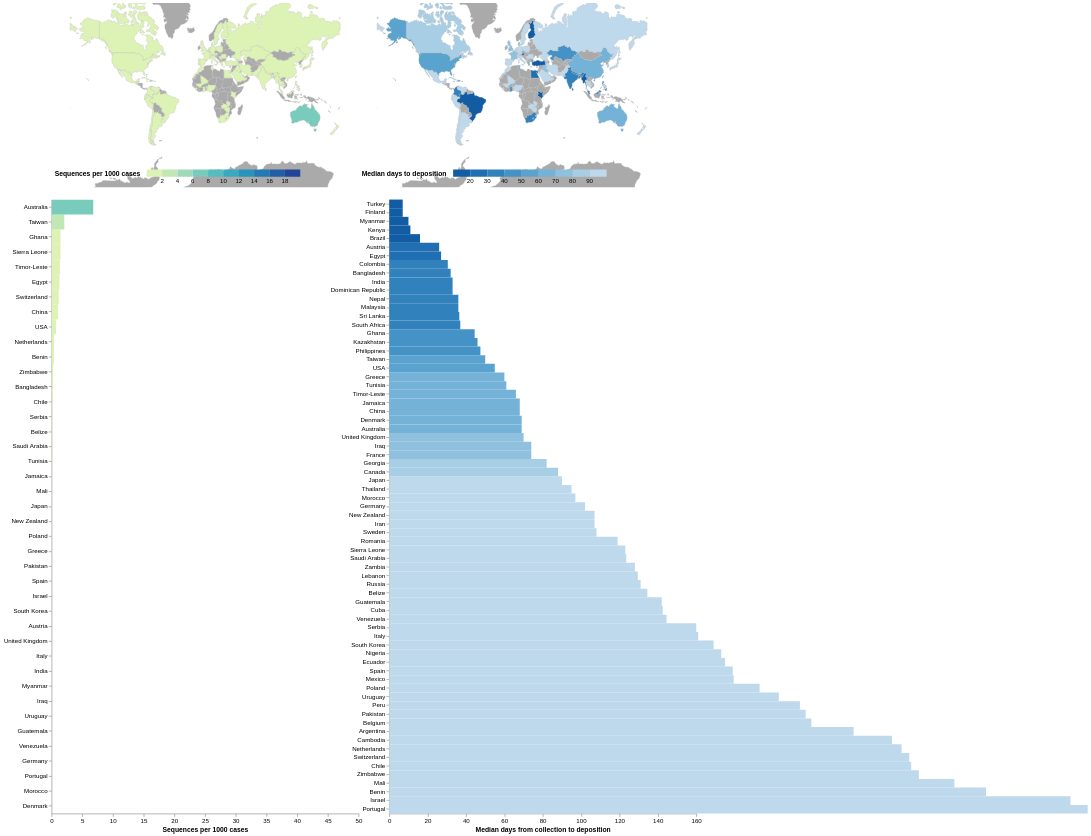

Vega-Lite specification for this chart:
### Vega specification from a JSON file in a GitHub repository (floating-point values rounded to 4 significant figures; data arrays with more than 128 entries replaced by an {"elided": "..."} marker saying what was removed)
{"$schema": "https://vega.github.io/schema/vega/v5.json", "description": "An interactive world map supporting pan and zoom.", "width": 1000, "height": 1300, "padding": 5, "signals": [{"name": "mapWidth", "update": "width / 2"}, {"name": "mapHeight", "update": "height - 1000"}, {"name": "chartXRange", "update": "[0, (width / 2) - 50]"}, {"name": "chartWidth", "update": "(width / 2) - 50"}, {"name": "chartHeight", "update": "height - 300"}, {"name": "chartX", "update": "mapWidth + 50"}, {"name": "chartY", "update": "mapHeight + 20"}, {"name": "tx", "update": "mapWidth / 2"}, {"name": "ty", "update": "mapHeight / 2"}, {"name": "scale", "value": 70, "on": [{"events": "[@seqMap:mouseover, @seqMap:mouseout] > wheel!, [@seqMapRect:mouseover, @seqMapRect:mouseout] > wheel!, [@turnaroundMap:mouseover, @turnaroundMap:mouseout] > wheel!, [@turnaroundMapRect:mouseover, @turnaroundMapRect:mouseout] > wheel!", "update": "clamp(scale * pow(1.0005, -event.deltaY * pow(16, event.deltaMode)), 70, 3000)"}]}, {"name": "angles", "value": [0, 0], "on": [{"events": "mousedown", "update": "[rotateX, centerY]"}]}, {"name": "cloned", "value": null, "on": [{"events": "mousedown", "update": "copy('projection')"}]}, {"name": "start", "value": null, "on": [{"events": "mousedown", "update": "invert(cloned, xy())"}]}, {"name": "drag", "value": null, "on": [{"events": "[@seqMapRect:mousedown, window:mouseup] > window:mousemove, [@seqMap:mousedown, window:mouseup] > window:mousemove, [@turnaroundMapRect:mousedown, window:mouseup] > window:mousemove, [@turnaroundMap:mousedown, window:mouseup] > window:mousemove", "update": "invert(cloned, xy())"}]}, {"name": "delta", "value": null, "on": [{"events": {"signal": "drag"}, "update": "[drag[0] - start[0], start[1] - drag[1]]"}]}, {"name": "rotateX", "value": 0, "on": [{"events": {"signal": "delta"}, "update": "angles[0] + delta[0]"}]}, {"name": "centerY", "value": 0, "on": [{"events": {"signal": "delta"}, "update": "clamp(angles[1] + delta[1], -60, 60)"}]}, {"name": "hoverCountry", "value": null, "on": [{"events": "@seqMap:mouseover, @turnaroundMap:mouseover, rect:mouseover", "update": "datum['Country_Region']"}, {"events": "@seqMap:mouseout, @turnaroundMap:mouseout, rect:mouseout", "update": "null"}, {"events": "@seqLabels:mouseover, @turnaroundLabels:mouseover", "update": "datum.value"}, {"events": "@seqLabels:mouseout, @turnaroundLabels:mouseout", "update": "null"}]}], "projections": [{"name": "projection", "type": "mercator", "scale": {"signal": "scale"}, "rotate": [{"signal": "rotateX"}, 0, 0], "center": [0, {"signal": "centerY"}], "translate": [{"signal": "tx"}, {"signal": "ty"}]}], "data": [{"name": "scores", "values": {"elided": "239 records"}}, {"name": "world", "urll": "https://raw.githubusercontent.com/vega/vega-datasets/master/data/world-110m.json", "format": {"type": "topojson", "feature": "countries"}, "values": {"type": "Topology", "transform": {"scale": [0.0036, 0.001693], "translate": [-180, -85.61]}, "objects": {"land": {"type": "MultiPolygon", "arcs": {"elided": "127 rows, 499 int values in total"}}, "countries": {"type": "GeometryCollection", "geometries": [{"type": "Polygon", "arcs": [[499, 500, 501, 502, 503, 504]], "id": 4}, {"type": "MultiPolygon", "arcs": [[[505, 506, 352, 507]], [[354, 508, 509]]], "id": 24}, {"type": "Polygon", "arcs": [[510, 511, 414, 512, 513, 514]], "id": 8}, {"type": "Polygon", "arcs": [[312, 515, 314, 516, 517]], "id": 784}, {"type": "MultiPolygon", "arcs": [[[518, 11]], [[519, 520, 521, 166, 522, 168, 523, 524]]], "id": 32}, {"type": "Polygon", "arcs": [[525, 526, 527, 528, 529]], "id": 51}, {"type": "MultiPolygon", "arcs": [[[0]], [[1]], [[2]], [[3]], [[4]], [[5]], [[6]], [[530, 531]]], "id": 10}, {"type": "Polygon", "arcs": [[13]], "id": 260}, {"type": "MultiPolygon", "arcs": [[[14]], [[24]]], "id": 36}, {"type": "Polygon", "arcs": [[532, 533, 534, 535, 536, 537, 538]], "id": 40}, {"type": "MultiPolygon", "arcs": [[[539, -528]], [[484, 540, 479, 541, -526, 542, 543]]], "id": 31}, {"type": "Polygon", "arcs": [[544, 545, 546]], "id": 108}, {"type": "Polygon", "arcs": [[547, 548, 549, 550, 437]], "id": 56}, {"type": "Polygon", "arcs": [[551, 552, 553, 554, 366]], "id": 204}, {"type": "Polygon", "arcs": [[555, 556, 557, -553, 558, 559]], "id": 854}, {"type": "Polygon", "arcs": [[560, 561, 289, 562]], "id": 50}, {"type": "Polygon", "arcs": [[563, 404, 564, 565, 566, 567]], "id": 100}, {"type": "MultiPolygon", "arcs": [[[71]], [[73]], [[74]]], "id": 44}, {"type": "Polygon", "arcs": [[568, 569, 570]], "id": 70}, {"type": "Polygon", "arcs": [[571, 572, 573, 574, 575]], "id": 112}, {"type": "Polygon", "arcs": [[576, 145, 577]], "id": 84}, {"type": "Polygon", "arcs": [[578, 579, 580, 581, -525]], "id": 68}, {"type": "Polygon", "arcs": [[-521, 582, -581, 583, 584, 585, 586, 587, 588, 164, 589]], "id": 76}, {"type": "Polygon", "arcs": [[48, 590]], "id": 96}, {"type": "Polygon", "arcs": [[591, 592]], "id": 64}, {"type": "Polygon", "arcs": [[593, 594, 595, 596]], "id": 72}, {"type": "Polygon", "arcs": [[597, 598, 599, 600, 601, 602, 603]], "id": 140}, {"type": "MultiPolygon", "arcs": [[[84]], [[85]], [[86]], [[87]], [[88]], [[96]], [[97]], [[99]], [[101]], [[103]], [[604, 107, 605, 109, 606, 111, 607, 113, 608, 115, 609, 117, 610, 199, 611, 201, 612, 215, 613, 217, 614, 219, 615, 221]], [[616, 223]], [[224]], [[225]], [[226]], [[227]], [[229]], [[230, 617, 232, 618]], [[235]], [[237]], [[238]], [[240]], [[241]], [[485]], [[486]], [[488]], [[489]], [[490]], [[496]], [[497]]], "id": 124}, {"type": "Polygon", "arcs": [[-536, 619, 620, 621]], "id": 756}, {"type": "MultiPolygon", "arcs": [[[-519, 622, 623, 624]], [[-524, 169, 625, 171, 626, -579]]], "id": 152}, {"type": "MultiPolygon", "arcs": [[[64]], [[627, 274, 628, 276, 629, 278, 630, 280, 631, 632, 633, 634, 635, -593, 636, 637, 638, 639, -503, 640, 641, 642, 643, 644, 645]]], "id": 156}, {"type": "Polygon", "arcs": [[369, 646, 647, 648, -556, 649]], "id": 384}, {"type": "Polygon", "arcs": [[650, 651, 652, 359, 653, 654, 655, 656, -604, 657]], "id": 120}, {"type": "Polygon", "arcs": [[658, 659, -545, 660, 661, 662, 663, -508, 353, -510, 664, -602, 665]], "id": 180}, {"type": "Polygon", "arcs": [[-509, 355, 666, -658, -603, -665]], "id": 178}, {"type": "Polygon", "arcs": [[667, 174, 668, 155, 669, -585, 670]], "id": 170}, {"type": "Polygon", "arcs": [[178, 671, 151, 672]], "id": 188}, {"type": "Polygon", "arcs": [[70]], "id": 192}, {"type": "Polygon", "arcs": [[77, 673]], "id": -99}, {"type": "Polygon", "arcs": [[76, -674]], "id": 196}, {"type": "Polygon", "arcs": [[-538, 674, 675, 676]], "id": 203}, {"type": "Polygon", "arcs": [[445, 677, -675, -537, -622, 678, 679, -549, 680, 441, 681]], "id": 276}, {"type": "Polygon", "arcs": [[337, 682, 683, 684]], "id": 262}, {"type": "MultiPolygon", "arcs": [[[92]], [[-682, 442, 685, 444]]], "id": 208}, {"type": "Polygon", "arcs": [[62, 686]], "id": 214}, {"type": "Polygon", "arcs": [[687, 688, 689, 690, 691, 384, 692, 693]], "id": 12}, {"type": "Polygon", "arcs": [[173, -668, 694]], "id": 218}, {"type": "Polygon", "arcs": [[333, 695, 696, 390, 697]], "id": 818}, {"type": "Polygon", "arcs": [[698, 699, 700, 336, -685]], "id": 232}, {"type": "Polygon", "arcs": [[431, 701, 433, 702, 427, 703, 429, 704]], "id": 724}, {"type": "Polygon", "arcs": [[450, 705, 706]], "id": 233}, {"type": "Polygon", "arcs": [[-684, 707, 708, 709, 710, 711, 712, -699]], "id": 231}, {"type": "Polygon", "arcs": [[713, 452, 714, 715, 455, 716, 717]], "id": 246}, {"type": "MultiPolygon", "arcs": [[[18]], [[19]], [[20]]], "id": 242}, {"type": "Polygon", "arcs": [[12]], "id": 238}, {"type": "MultiPolygon", "arcs": [[[82]], [[720, -679, -621, 721, 426, -703, 434, 722, 436, -551]]], "id": 250}, {"type": "Polygon", "arcs": [[718, 719, 163, -589]], "id": -98}, {"type": "Polygon", "arcs": [[356, 723, -651, -667]], "id": 266}, {"type": "MultiPolygon", "arcs": [[[724, 90]], [[725, 726, 727, 728, 729, 730, 731, 732]]], "id": 826}, {"type": "Polygon", "arcs": [[400, 733, -543, -530, 734]], "id": 268}, {"type": "Polygon", "arcs": [[368, -650, -560, 735]], "id": 288}, {"type": "Polygon", "arcs": [[736, 737, 374, 738, 739, 740, -648]], "id": 324}, {"type": "Polygon", "arcs": [[741, 377]], "id": 270}, {"type": "Polygon", "arcs": [[375, 742, -739]], "id": 624}, {"type": "Polygon", "arcs": [[357, -652, -724]], "id": 226}, {"type": "MultiPolygon", "arcs": [[[78]], [[407, 743, 409, 744, 411, 745, 413, -512, 746, -566, 747]]], "id": 300}, {"type": "Polygon", "arcs": [[498]], "id": 304}, {"type": "Polygon", "arcs": [[185, 748, -578, 146, 749, 750]], "id": 320}, {"type": "Polygon", "arcs": [[161, 751, -587, 752]], "id": 328}, {"type": "Polygon", "arcs": [[182, 753, 754, -750, 147, 755, 149, 756]], "id": 340}, {"type": "Polygon", "arcs": [[757, -571, 758, 417, 759, 419, 760, 761]], "id": 191}, {"type": "Polygon", "arcs": [[-687, 63]], "id": 332}, {"type": "Polygon", "arcs": [[-533, 762, 763, 764, 765, -762, 766]], "id": 348}, {"type": "MultiPolygon", "arcs": [[[26]], [[767, 30]], [[31]], [[32]], [[35]], [[36]], [[39]], [[40]], [[768, 43]], [[44]], [[45]], [[769, 50]], [[46]]], "id": 360}, {"type": "Polygon", "arcs": [[-639, 770, -637, -592, -636, 771, -563, 290, 772, 292, 773, 294, 774, 296, 775]], "id": 356}, {"type": "Polygon", "arcs": [[91, -725]], "id": 372}, {"type": "Polygon", "arcs": [[776, -505, 777, 300, 778, 302, 779, 780, 781, -540, -527, -542, 480]], "id": 364}, {"type": "Polygon", "arcs": [[782, 783, 784, 785, 786, -781, 787]], "id": 368}, {"type": "Polygon", "arcs": [[100]], "id": 352}, {"type": "Polygon", "arcs": [[788, 789, -698, 391, 790, 791, 792]], "id": 376}, {"type": "MultiPolygon", "arcs": [[[79]], [[80]], [[793, 421, 794, 423, 795, 425, -722, -620, -535]]], "id": 380}, {"type": "Polygon", "arcs": [[61]], "id": 388}, {"type": "Polygon", "arcs": [[796, -785, 797, 332, -790, 798, -793]], "id": 400}, {"type": "MultiPolygon", "arcs": [[[75]], [[81]], [[83]]], "id": 392}, {"type": "Polygon", "arcs": [[799, 800, 482, 801, -643, 802]], "id": 398}, {"type": "Polygon", "arcs": [[342, 803, 804, 805, -710, 806]], "id": 404}, {"type": "Polygon", "arcs": [[-803, -642, 807, 808]], "id": 417}, {"type": "Polygon", "arcs": [[809, 810, 811, 283]], "id": 116}, {"type": "Polygon", "arcs": [[265, 812, 267, 813]], "id": 410}, {"type": "Polygon", "arcs": [[-515, 814, 815, 816]], "id": 383}, {"type": "Polygon", "arcs": [[304, 817, -783]], "id": 414}, {"type": "Polygon", "arcs": [[818, 819, -634, 820, -811]], "id": 418}, {"type": "Polygon", "arcs": [[-791, 392, 821]], "id": 422}, {"type": "Polygon", "arcs": [[370, 822, 372, 823, -737, -647]], "id": 430}, {"type": "Polygon", "arcs": [[824, -694, 825, 388, 826, -697, 827, 828]], "id": 434}, {"type": "Polygon", "arcs": [[52]], "id": 144}, {"type": "Polygon", "arcs": [[829]], "id": 426}, {"type": "Polygon", "arcs": [[830, 448, 831, -572, 832]], "id": 440}, {"type": "Polygon", "arcs": [[-680, -721, -550]], "id": 442}, {"type": "Polygon", "arcs": [[449, -707, 833, -573, -832]], "id": 428}, {"type": "Polygon", "arcs": [[-692, 834, 835, 836, 837, 383]], "id": 504}, {"type": "Polygon", "arcs": [[838, 839]], "id": 498}, {"type": "Polygon", "arcs": [[23]], "id": 450}, {"type": "Polygon", "arcs": [[840, -577, -749, 186, 841, 188, 842, 190, 843, 192, 844, 194, 845]], "id": 484}, {"type": "Polygon", "arcs": [[-817, 846, -567, -747, -511]], "id": 807}, {"type": "Polygon", "arcs": [[847, -689, 848, -557, -649, -741, 849]], "id": 466}, {"type": "Polygon", "arcs": [[287, -561, -772, -635, -820, 850]], "id": 104}, {"type": "Polygon", "arcs": [[416, -759, -570, 851, -815, -514, 852]], "id": 499}, {"type": "Polygon", "arcs": [[853, -645]], "id": 496}, {"type": "Polygon", "arcs": [[854, 344, 855, 856, 347, 857, 858, 859, 860, 861, 862]], "id": 508}, {"type": "Polygon", "arcs": [[863, 379, 864, -690, -848]], "id": 478}, {"type": "Polygon", "arcs": [[-863, 865, 866]], "id": 454}, {"type": "MultiPolygon", "arcs": [[[285, 867]], [[-770, 47, -591, 49]]], "id": 458}, {"type": "Polygon", "arcs": [[351, -507, 868, -595, 869]], "id": 516}, {"type": "Polygon", "arcs": [[17]], "id": 540}, {"type": "Polygon", "arcs": [[-558, -849, -688, -825, 870, -656, 871, -554]], "id": 562}, {"type": "Polygon", "arcs": [[361, 872, 363, 873, 365, -555, -872, -655]], "id": 566}, {"type": "Polygon", "arcs": [[179, 874, 181, -757, 150, -672]], "id": 558}, {"type": "Polygon", "arcs": [[-681, -548, 438, 875, 440]], "id": 528}, {"type": "MultiPolygon", "arcs": [[[876, -718, 877, 457, 878, 459, 879, 461]], [[487]], [[492]], [[493]]], "id": 578}, {"type": "Polygon", "arcs": [[-771, -638]], "id": 524}, {"type": "MultiPolygon", "arcs": [[[15]], [[16]]], "id": 554}, {"type": "MultiPolygon", "arcs": [[[880, 319, 881, 882, 883, -517, 315, 884, 317]], [[-516, 313]]], "id": 512}, {"type": "Polygon", "arcs": [[-640, -776, 297, 885, 299, -778, -504]], "id": 586}, {"type": "Polygon", "arcs": [[175, 886, 177, -673, 152, 887, 154, -669]], "id": 591}, {"type": "Polygon", "arcs": [[-627, 172, -695, -671, -584, -580]], "id": 604}, {"type": "MultiPolygon", "arcs": [[[51]], [[54]], [[55]], [[56]], [[57]], [[58]], [[59]]], "id": 608}, {"type": "MultiPolygon", "arcs": [[[37]], [[38]], [[-769, 42]], [[41]]], "id": 598}, {"type": "Polygon", "arcs": [[-678, 446, 888, -833, -576, 889, 890, -676]], "id": 616}, {"type": "Polygon", "arcs": [[60]], "id": 630}, {"type": "Polygon", "arcs": [[262, 891, 264, -814, 892, 269, 893, 271, 894, 273, -628, 895]], "id": 408}, {"type": "Polygon", "arcs": [[-705, 430]], "id": 620}, {"type": "Polygon", "arcs": [[-582, -583, -520]], "id": 600}, {"type": "Polygon", "arcs": [[-799, -789]], "id": 275}, {"type": "Polygon", "arcs": [[308, 896, 310, 897]], "id": 634}, {"type": "Polygon", "arcs": [[898, -840, 899, 403, -564, 900, -765]], "id": 642}, {"type": "MultiPolygon", "arcs": [[[89]], [[-889, 447, -831]], [[102]], [[104]], [[105]], [[228]], [[234]], [[236]], [[239]], [[901, 243, 902, 245, 903, 247, 904, 249, 905, 251, 906, 253, 907, 255, 908, 257, 909, 259, 910, 261, -896, -646, -854, -644, -802, 483, -544, -734, 401, 911, -574, -834, -706, 451, -714, -877, 912, 913, 914, 915, 464, 916, 466, 917, 468, 918, 470, 919, 920, 473, 921, 475, 922, 477]], [[491]], [[494]], [[495]]], "id": 643}, {"type": "Polygon", "arcs": [[923, -546, -660, 924]], "id": 646}, {"type": "Polygon", "arcs": [[-691, -865, 380, -835]], "id": 732}, {"type": "Polygon", "arcs": [[925, 329, 926, 331, -798, -784, -818, 305, 927, 307, -898, 311, -518, -884, 928]], "id": 682}, {"type": "Polygon", "arcs": [[-599, 929, -828, -696, 334, -700, -713, 930, 931, 932]], "id": 729}, {"type": "Polygon", "arcs": [[-711, -806, 933, -666, -601, 934, -932, 935]], "id": 728}, {"type": "Polygon", "arcs": [[378, -864, -850, -740, -743, 376, -742]], "id": 686}, {"type": "MultiPolygon", "arcs": [[[25]], [[27]], [[28]], [[33]], [[34]]], "id": 90}, {"type": "Polygon", "arcs": [[373, -738, -824]], "id": 694}, {"type": "Polygon", "arcs": [[184, -751, -755, 936]], "id": 222}, {"type": "Polygon", "arcs": [[-708, -683, 338, 937, 340, 938]], "id": 232}, {"type": "Polygon", "arcs": [[-807, -709, -939, 341]], "id": 706}, {"type": "Polygon", "arcs": [[-568, -847, -816, -852, -569, -758, -766, -901]], "id": 688}, {"type": "Polygon", "arcs": [[162, -720, 939, -588, -752]], "id": 740}, {"type": "Polygon", "arcs": [[-891, 940, -763, -539, -677]], "id": 703}, {"type": "Polygon", "arcs": [[-534, -767, -761, 420, -794]], "id": 705}, {"type": "Polygon", "arcs": [[-878, -717, 456]], "id": 752}, {"type": "Polygon", "arcs": [[941, -859]], "id": 748}, {"type": "Polygon", "arcs": [[-797, -792, -822, 393, 942, -786]], "id": 760}, {"type": "Polygon", "arcs": [[-871, -829, -930, -598, -657]], "id": 148}, {"type": "Polygon", "arcs": [[-736, -559, -552, 367]], "id": 768}, {"type": "Polygon", "arcs": [[284, -868, 286, -851, -819, -810]], "id": 764}, {"type": "Polygon", "arcs": [[-808, -641, -502, 943]], "id": 762}, {"type": "Polygon", "arcs": [[-777, 481, -801, 944, -500]], "id": 795}, {"type": "Polygon", "arcs": [[29, -768]], "id": 626}, {"type": "Polygon", "arcs": [[53]], "id": 780}, {"type": "Polygon", "arcs": [[-693, 385, 945, 387, -826]], "id": 788}, {"type": "MultiPolygon", "arcs": [[[399, -735, -529, -782, -787, -943, 394, 946, 947, 397, 948]], [[949, -748, -565, 405]]], "id": 792}, {"type": "Polygon", "arcs": [[72]], "id": 158}, {"type": "Polygon", "arcs": [[-804, 343, -855, -867, 950, -663, 951, -661, -547, -924, 952]], "id": 834}, {"type": "Polygon", "arcs": [[-925, -659, -934, -805, -953]], "id": 800}, {"type": "Polygon", "arcs": [[-912, 402, -900, -839, -899, -764, -941, -890, -575]], "id": 804}, {"type": "Polygon", "arcs": [[-590, 165, -522]], "id": 858}, {"type": "MultiPolygon", "arcs": [[[65]], [[66]], [[67]], [[68]], [[69]], [[118, 953, 120, 954, 122, 955, 124, 956, 126, 957, 128, 958, 130, 959, 132, 960, 134, 961, 136, 962, 138, 963, 140, 964, 142, -846, 195, 965, 966, 967, 968, 969, -611]], [[93]], [[95]], [[98]], [[-613, 202, 970, 204, 971, 206, 972, 208, 973, 210, 974, 212, 975, 214]]], "id": 840}, {"type": "Polygon", "arcs": [[-945, -800, -809, -944, -501]], "id": 860}, {"type": "Polygon", "arcs": [[156, 976, 158, 977, 160, -753, -586, -670]], "id": 862}, {"type": "Polygon", "arcs": [[282, -812, -821, -633]], "id": 704}, {"type": "MultiPolygon", "arcs": [[[21]], [[22]]], "id": 548}, {"type": "Polygon", "arcs": [[321, 978, 323, 979, 325, 980, 327, -929, -883, 981]], "id": 887}, {"type": "Polygon", "arcs": [[982, 350, -870, -594, 983, -860, -942, -858, 348], [-830]], "id": 710}, {"type": "Polygon", "arcs": [[-866, -862, 984, -596, -869, -506, -664, -951]], "id": 894}, {"type": "Polygon", "arcs": [[-984, -597, -985, -861]], "id": 716}]}}, "arcs": {"elided": "985 rows, 19170 int values in total"}}, "transform": [{"type": "lookup", "from": "scores", "key": "UID", "fields": ["id"], "values": ["cases", "sequences_per_case", "Country_Region", "median_turnaround_days"]}, {"type": "formula", "as": "sequences_per_1000cases", "expr": "datum.sequences_per_case * 1000"}, {"type": "formula", "as": "log_sequences_per_1000cases", "expr": "log(datum.sequences_per_1000cases) / LN10"}]}, {"name": "seqData", "source": "world", "transform": [{"type": "filter", "expr": "datum.cases > 500"}, {"type": "filter", "expr": "datum.sequences_per_case != null"}, {"type": "filter", "expr": "datum.sequences_per_1000cases > 0.01"}, {"type": "collect", "sort": {"field": "sequences_per_case"}}]}, {"name": "turnaroundData", "source": "world", "transform": [{"type": "filter", "expr": "datum.cases > 500"}, {"type": "filter", "expr": "datum.median_turnaround_days != null"}, {"type": "collect", "sort": {"field": ["median_turnaround_days"], "order": ["descending"]}}]}, {"name": "graticule", "transform": [{"type": "graticule", "step": [15, 15]}]}], "scales": [{"name": "sequence_color", "type": "quantize", "domain": [0, 20], "range": {"scheme": "yellowgreenblue", "count": 10}}, {"name": "turnaround_color", "type": "quantize", "domain": [10, 100], "range": {"scheme": "blues", "count": 9}, "reverse": true}], "marks": [{"type": "group", "encode": {"update": {"width": {"signal": "width"}, "height": {"signal": "height"}}}, "marks": [{"name": "seqMapGroup", "type": "group", "signals": [{"name": "width", "update": "mapWidth"}, {"name": "height", "update": "mapHeight"}], "encode": {"enter": {"clip": {"value": true}}, "update": {"x": {"value": 0}, "width": {"signal": "mapWidth"}, "height": {"signal": "mapHeight"}}}, "marks": [{"name": "seqMapRect", "type": "rect", "encode": {"enter": {"x": {"value": 0}, "y": {"value": 0}, "fill": {"value": "#fff"}}, "update": {"width": {"signal": "mapWidth"}, "height": {"signal": "mapHeight"}}}}, {"name": "seqMap", "type": "shape", "from": {"data": "world"}, "encode": {"update": {"tooltip": {"signal": "{'Location': datum['Country_Region'], 'Sequences per 1000 cases': format(datum.sequences_per_1000cases, '.3'), 'Median days to deposition': if(datum['median_turnaround_days'] === null, 'N/A', datum['median_turnaround_days'])}"}, "fill": [{"test": "datum.sequences_per_case === null || datum.sequences_per_case === 0", "value": "#AAA"}, {"scale": "sequence_color", "field": "sequences_per_1000cases"}], "strokeWidth": [{"test": "datum['Country_Region'] !== null && hoverCountry === datum['Country_Region']", "value": 1}, {"value": 0.5}], "stroke": [{"test": "datum['Country_Region'] !== null && hoverCountry === datum['Country_Region']", "value": "#444"}, {"value": "#bbb"}], "zindex": [{"test": "datum['Country_Region'] !== null && hoverCountry === datum['Country_Region']", "value": 3}, {"value": 1}]}}, "transform": [{"type": "geoshape", "projection": "projection"}]}], "legends": [{"title": "Sequences per 1000 cases", "fill": "sequence_color", "format": "d", "orient": "bottom-left", "offset": 5, "type": "gradient", "gradientLength": 250, "gradientThickness": 12, "titlePadding": 10, "titleOrient": "left", "titleAnchor": "end", "direction": "horizontal"}]}, {"name": "turnaroundMapGroup", "type": "group", "signals": [{"name": "width", "update": "mapWidth"}, {"name": "height", "update": "mapHeight"}], "encode": {"enter": {"clip": {"value": true}}, "update": {"x": {"signal": "mapWidth"}, "width": {"signal": "mapWidth"}, "height": {"signal": "mapHeight"}}}, "marks": [{"name": "turnaroundMapRect", "type": "rect", "encode": {"enter": {"x": {"value": 0}, "y": {"value": 0}, "fill": {"value": "#fff"}}, "update": {"width": {"signal": "mapWidth"}, "height": {"signal": "mapHeight"}}}}, {"name": "turnaroundMap", "type": "shape", "from": {"data": "world"}, "encode": {"update": {"tooltip": {"signal": "{'Location': datum['Country_Region'], 'Sequences per 1000 cases': format(datum.sequences_per_1000cases, '.3'), 'Median days to deposition': if(datum['median_turnaround_days'] === null, 'N/A', datum['median_turnaround_days'])}"}, "fill": [{"test": "datum.median_turnaround_days === null", "value": "#AAA"}, {"scale": "turnaround_color", "field": "median_turnaround_days"}], "strokeWidth": [{"test": "datum['Country_Region'] !== null && hoverCountry === datum['Country_Region']", "value": 1}, {"value": 0.5}], "stroke": [{"test": "datum['Country_Region'] !== null && hoverCountry === datum['Country_Region']", "value": "#444"}, {"value": "#bbb"}], "zindex": [{"test": "datum['Country_Region'] !== null && hoverCountry === datum['Country_Region']", "value": 3}, {"value": 1}]}}, "transform": [{"type": "geoshape", "projection": "projection"}]}], "legends": [{"title": "Median days to deposition", "fill": "turnaround_color", "orient": "bottom-left", "offset": 5, "type": "gradient", "gradientLength": 250, "gradientThickness": 12, "titlePadding": 10, "titleOrient": "left", "titleAnchor": "end", "direction": "horizontal"}]}, {"type": "group", "encode": {"enter": {"clip": {"value": false}}, "update": {"x": {"value": 0}, "y": {"signal": "chartY"}, "width": {"signal": "chartWidth"}, "height": {"signal": "chartHeight"}}}, "scales": [{"name": "xscale", "domain": [0, 50], "nice": true, "range": [0, 500]}, {"name": "yscale", "type": "band", "range": [{"signal": "chartHeight"}, 0], "domain": {"data": "seqData", "field": "Country_Region"}}], "axes": [{"orient": "bottom", "scale": "xscale", "title": "Sequences per 1000 cases"}, {"orient": "left", "scale": "yscale", "encode": {"labels": {"name": "seqLabels", "interactive": true, "update": {"fontWeight": [{"test": "hoverCountry === datum.value", "value": "bold"}, {"value": "normal"}]}}}}], "marks": [{"type": "rect", "from": {"data": "seqData"}, "clip": true, "encode": {"enter": {"x": {"scale": "xscale", "value": 0.01}, "x2": {"scale": "xscale", "field": "sequences_per_1000cases"}, "y": {"scale": "yscale", "field": "Country_Region"}, "height": {"scale": "yscale", "band": 1}, "fill": {"scale": "sequence_color", "field": "sequences_per_1000cases"}, "stroke": {"value": "#000"}, "tooltip": {"signal": "{'Location': datum['Country_Region'], 'Sequences per 1000 cases': format(datum.sequences_per_1000cases, '.3'), 'Median days to deposition': if(datum['median_turnaround_days'] === null, 'N/A', datum['median_turnaround_days'])}"}}, "update": {"strokeWidth": [{"test": "hoverCountry === datum['Country_Region']", "value": 1}, {"value": 0}], "zindex": [{"test": "hoverCountry === datum['Country_Region']", "value": 3}, {"value": 1}]}}}]}, {"type": "group", "encode": {"enter": {"clip": {"value": false}}, "update": {"x": {"signal": "chartX"}, "y": {"signal": "chartY"}, "width": {"signal": "chartWidth"}, "height": {"signal": "chartHeight"}}}, "scales": [{"name": "xscale", "domain": [10, 150], "nice": true, "range": [0, 500]}, {"name": "yscale", "type": "band", "range": [{"signal": "chartHeight"}, 0], "domain": {"data": "turnaroundData", "field": "Country_Region"}}], "axes": [{"orient": "bottom", "scale": "xscale", "title": "Median days from collection to deposition"}, {"orient": "left", "scale": "yscale", "encode": {"labels": {"name": "turnaroundLabels", "interactive": true, "update": {"fontWeight": [{"test": "hoverCountry === datum.value", "value": "bold"}, {"value": "normal"}]}}}}], "marks": [{"type": "rect", "from": {"data": "turnaroundData"}, "encode": {"enter": {"x": {"scale": "xscale", "value": 0.01}, "x2": {"scale": "xscale", "field": "median_turnaround_days"}, "y": {"scale": "yscale", "field": "Country_Region"}, "height": {"scale": "yscale", "band": 1}, "fill": {"scale": "turnaround_color", "field": "median_turnaround_days"}, "stroke": {"value": "#000"}, "tooltip": {"signal": "{'Location': datum['Country_Region'], 'Sequences per 1000 cases': format(datum.sequences_per_1000cases, '.3'), 'Median days to deposition': if(datum['median_turnaround_days'] === null, 'N/A', datum['median_turnaround_days'])}"}}, "update": {"strokeWidth": [{"test": "hoverCountry === datum['Country_Region']", "value": 1}, {"value": 0}], "zindex": [{"test": "hoverCountry === datum['Country_Region']", "value": 3}, {"value": 1}]}}}]}]}], "config": {"legend": {"layout": {"anchor": "middle"}}}}
